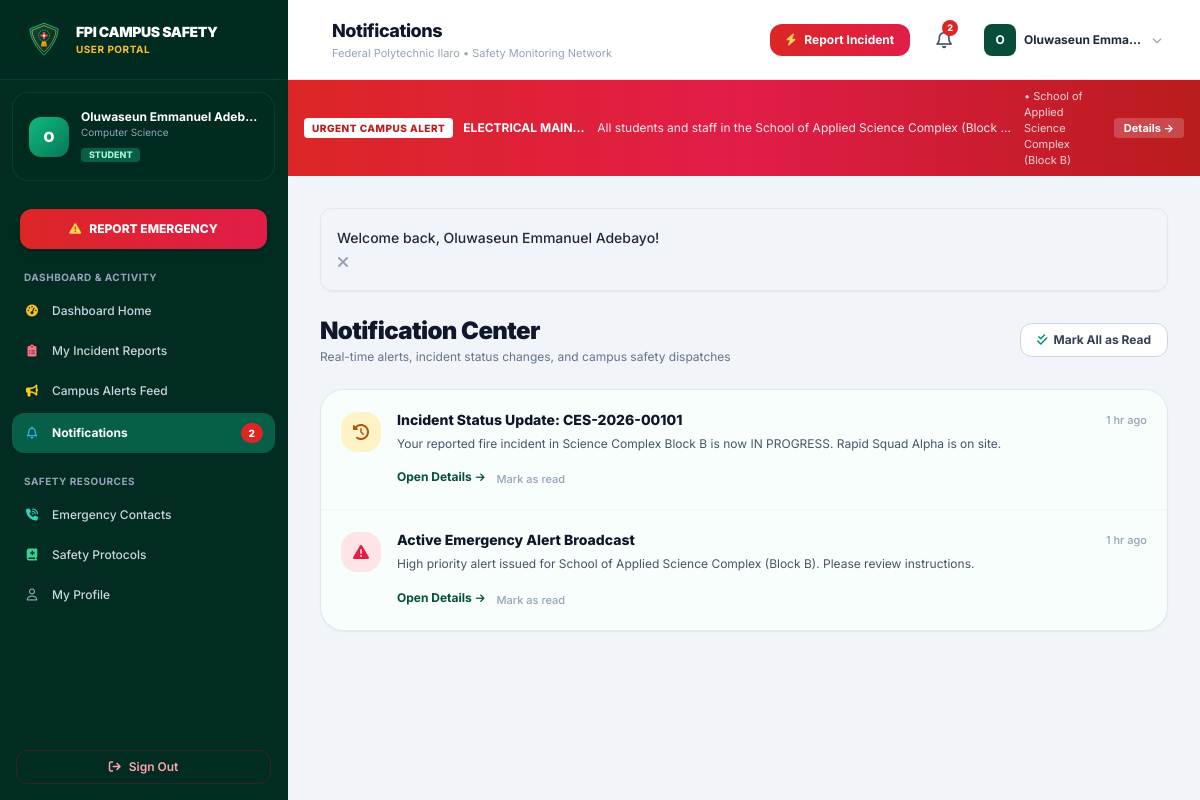
Screenshot of /student/notifications.php (signed in) with the database file from the repository.
### tables this page shows
CREATE TABLE `alerts` (
  `id` INT UNSIGNED AUTO_INCREMENT PRIMARY KEY,
  `title` VARCHAR(200) NOT NULL,
  `message` TEXT NOT NULL,
  `emergency_type` VARCHAR(100) NOT NULL,
  `severity` ENUM('Low', 'Medium', 'High', 'Critical') NOT NULL DEFAULT 'High',
  `location` VARCHAR(200) NOT NULL,
  `target_audience` ENUM('Everyone', 'Students', 'Staff') NOT NULL DEFAULT 'Everyone',
  `is_active` TINYINT(1) NOT NULL DEFAULT 1,
  `created_by` INT UNSIGNED NULL,
  `start_time` DATETIME NOT NULL DEFAULT CURRENT_TIMESTAMP,
  `expiry_time` DATETIME DEFAULT NULL,
  `created_at` TIMESTAMP DEFAULT CURRENT_TIMESTAMP,
  `updated_at` TIMESTAMP DEFAULT CURRENT_TIMESTAMP ON UPDATE CURRENT_TIMESTAMP,
  FOREIGN KEY (`created_by`) REFERENCES `users`(`id`) ON DELETE SET NULL,
  INDEX `idx_alerts_active` (`is_active`),
  INDEX `idx_alerts_severity` (`severity`)
);

CREATE TABLE `notifications` (
  `id` INT UNSIGNED AUTO_INCREMENT PRIMARY KEY,
  `user_id` INT UNSIGNED NOT NULL,
  `title` VARCHAR(200) NOT NULL,
  `message` TEXT NOT NULL,
  `type` ENUM('info', 'alert', 'status_update', 'success', 'warning') NOT NULL DEFAULT 'info',
  `link` VARCHAR(255) DEFAULT NULL,
  `is_read` TINYINT(1) NOT NULL DEFAULT 0,
  `created_at` TIMESTAMP DEFAULT CURRENT_TIMESTAMP,
  FOREIGN KEY (`user_id`) REFERENCES `users`(`id`) ON DELETE CASCADE,
  INDEX `idx_notif_user_read` (`user_id`, `is_read`)
);

### student/notifications.php (the view, shortened to what the rows shown need)
<?php
$pageTitle = 'Notifications';
require_once __DIR__ . '/../includes/nav-portal.php';
$userId = $user['id'];
$pdo = getDB();
$stmt = $pdo->prepare("SELECT * FROM notifications WHERE user_id = ? ORDER BY created_at DESC");
$stmt->execute([$userId]);
$notifications = $stmt->fetchAll();
?>
<div class="max-w-4xl mx-auto space-y-6">
    <div class="flex flex-col sm:flex-row sm:items-center justify-between gap-4">
        <div>
            <h2 class="text-2xl font-black text-slate-900 tracking-tight">Notification Center</h2>
        </div>
    </div>
    <div class="bg-white rounded-3xl border border-slate-200 shadow-sm overflow-hidden divide-y divide-slate-100">
        <?php if (!empty($notifications)): ?>
            <?php foreach ($notifications as $notif): ?>
            <div class="p-5 flex items-start gap-4 transition <?= $notif['is_read'] ? 'bg-white hover:bg-slate-50/80' : 'bg-emerald-50/40 hover:bg-emerald-50/60' ?>">
                <div class="w-10 h-10 rounded-2xl flex items-center justify-center text-base flex-shrink-0 mt-0.5 <?=
                    $notif['type'] === 'alert' ? 'bg-rose-100 text-rose-600' :
                    ($notif['type'] === 'status_update' ? 'bg-amber-100 text-amber-700' :
                    ($notif['type'] === 'success' ? 'bg-emerald-100 text-emerald-700' : 'bg-sky-100 text-sky-700'))
                ?>">
                    <i class="fa-solid <?=
                        $notif['type'] === 'alert' ? 'fa-triangle-exclamation' :
                        ($notif['type'] === 'status_update' ? 'fa-clock-rotate-left' :
                        ($notif['type'] === 'success' ? 'fa-circle-check' : 'fa-bell'))
                    ?>"></i>
                </div>
                <div class="flex-1 overflow-hidden">
                    <div class="flex items-center justify-between gap-2">
                        <h4 class="text-xs sm:text-sm font-bold text-slate-900 truncate <?= $notif['is_read'] ? '' : 'font-extrabold' ?>">
                            <?= e($notif['title']) ?>
                        </h4>
                        <span class="text-[11px] text-slate-400 font-medium whitespace-nowrap">
                            <?= time_ago($notif['created_at']) ?>
                        </span>
                    </div>
                    <p class="text-xs text-slate-600 mt-1 leading-relaxed">
                        <?= e($notif['message']) ?>
                    </p>
                    <div class="mt-3 flex items-center gap-3">
                        <?php if (!empty($notif['link'])): ?>
                            <a href="<?= BASE_URL . '/' . e($notif['link']) ?>" class="inline-flex items-center gap-1 text-xs font-bold text-fpi-800 hover:text-fpi-900 transition">
                                <span>Open Details</span> <i class="fa-solid fa-arrow-right text-[10px]"></i>
                            </a>
                        <?php endif; ?>
                        <?php if (!$notif['is_read']): ?>
                            <form action="<?= BASE_URL ?>/student/notifications.php" method="POST" class="inline">
                                <button type="submit" class="text-[11px] text-slate-400 hover:text-slate-600 font-medium">
                                    Mark as read
                                </button>
                            </form>
                        <?php endif; ?>
                    </div>
                </div>
            </div>
            <?php endforeach; ?>
        <?php endif; ?>
    </div>
</div>
<?php require_once __DIR__ . '/../includes/footer-portal.php'; ?>

### includes/nav-portal.php (shortened to what the rows shown need)
<?php
require_once __DIR__ . '/functions.php';
$user = current_user();
$pdo = getDB();
$recentNotifs = $pdo->prepare("SELECT * FROM notifications WHERE user_id = ? ORDER BY created_at DESC LIMIT 5");
$recentNotifs->execute([$user['id']]);
$userNotifications = $recentNotifs->fetchAll();
$activeAlerts = get_active_alerts($user['role'] === 'student' ? 'Students' : ($user['role'] === 'staff' ? 'Staff' : 'Everyone'));
$criticalAlert = null;
foreach ($activeAlerts as $a) {
    if ($a['severity'] === 'Critical' || $a['severity'] === 'High') {
        $criticalAlert = $a;
        break;
    }
}
?>
<!DOCTYPE html>
<html lang="en" class="h-full bg-slate-100">
<head>
    <script src="https://cdn.tailwindcss.com"></script>
    <link rel="stylesheet" href="https://cdnjs.cloudflare.com/ajax/libs/font-awesome/6.5.1/css/all.min.css">
    <link rel="stylesheet" href="https://unpkg.com/leaflet@1.9.4/dist/leaflet.css" />
    <link rel="stylesheet" href="<?= BASE_URL ?>/assets/css/style.css">
</head>
<body class="flex h-full overflow-hidden text-slate-800 antialiased">
    <div class="flex-1 flex flex-col h-full overflow-hidden min-w-0">
        <header class="h-20 bg-white border-b border-slate-200 flex items-center justify-between px-4 sm:px-6 lg:px-8 z-30 flex-shrink-0 shadow-xs">
            <div class="flex items-center space-x-3">
                <div>
                    <h1 class="text-base sm:text-lg font-extrabold text-slate-900 tracking-tight leading-tight">
                        <?= isset($pageTitle) ? e($pageTitle) : 'Portal' ?>
                    </h1>
                </div>
            </div>
        </header>
        <?php if ($criticalAlert): ?>
        <div class="bg-gradient-to-r from-red-600 via-rose-600 to-red-700 text-white text-xs py-2 px-4 shadow-sm flex items-center justify-between gap-3 flex-shrink-0">
            <div class="flex items-center space-x-2.5 overflow-hidden">
                <span class="inline-flex items-center px-2 py-0.5 rounded bg-white text-red-700 font-extrabold text-[10px] tracking-wider uppercase flex-shrink-0 animate-pulse">
                    URGENT CAMPUS ALERT
                </span>
                <span class="font-bold truncate"><?= e($criticalAlert['title']) ?>:</span>
                <span class="truncate text-white/90"><?= e($criticalAlert['message']) ?></span>
                <span class="opacity-80 text-[11px] hidden md:inline">&bull; <?= e($criticalAlert['location']) ?></span>
            </div>
            <a href="<?= BASE_URL ?>/student/alerts.php" class="text-[11px] bg-white/20 hover:bg-white/30 text-white font-bold px-2.5 py-0.5 rounded whitespace-nowrap transition">
                Details &rarr;
            </a>
        </div>
        <?php endif; ?>
        <main class="flex-1 overflow-y-auto p-4 sm:p-6 lg:p-8 bg-slate-100/70">
            <?php if ($flashMsg = display_flash()): ?>
                <div class="max-w-7xl mx-auto mb-4">
            <?php endif; ?>
            <div class="max-w-7xl mx-auto space-y-6">

### rows the page displays
alerts: title "ELECTRICAL MAIN…", message "All students and staff in the School of Applied Science Complex (Block…", location "School of Applied Science Complex (Block B)"
notifications: title "Incident Status Update: CES-2026-00101", created_at "1 hr ago", message "Your reported fire incident in Science Complex Block B is now IN PROGRESS. Rapid Squad Alpha is on site."
notifications: title "Active Emergency Alert Broadcast", created_at "1 hr ago", message "High priority alert issued for School of Applied Science Complex (Block B). Please review instructions."

### other values shown
substr($user['name'], 0, 1) "O"
$user['name'] "Oluwaseun Emmanuel Adeb…"
$user['department'] "Computer Science"
$user['role'] "STUDENT"
$unreadNotifCount "2"
$pageTitle "Notifications"
$user['name'] "Oluwaseun Emma…"
$msg "Welcome back, Oluwaseun Emmanuel Adebayo!"
